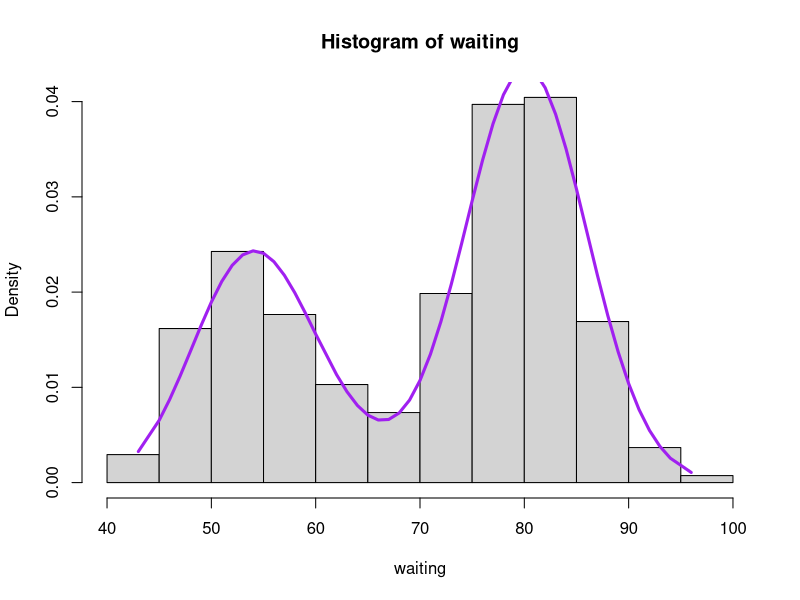
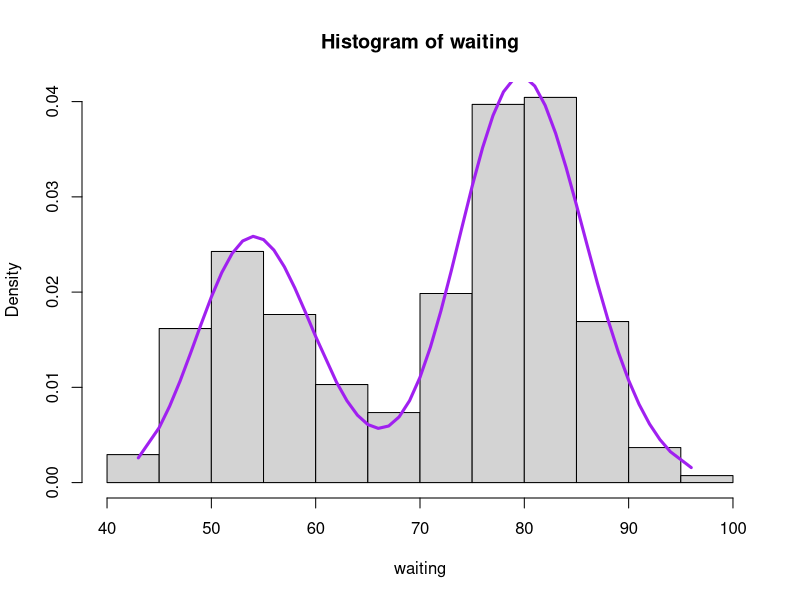
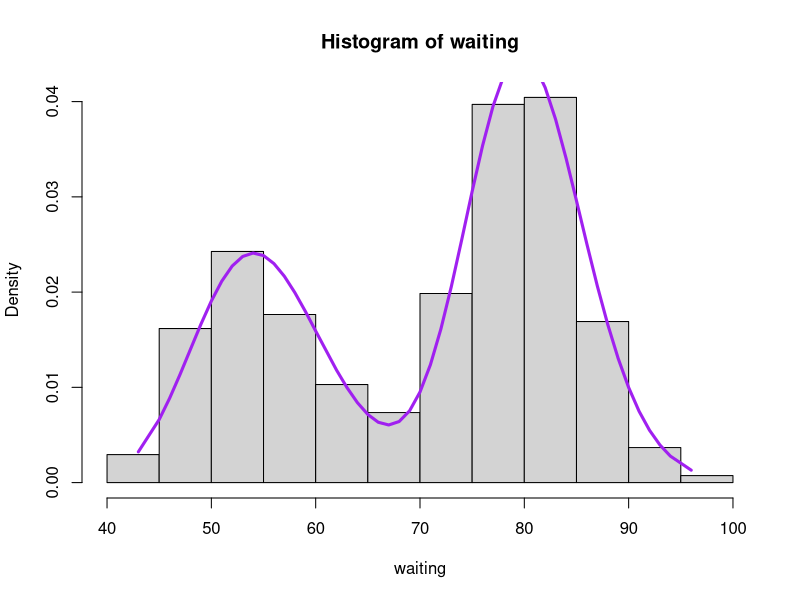

Here is the R script that generated these plots, in order:
## ---- chunk 1
knitr::opts_chunk$set(warning = FALSE, message = FALSE) 
## ---- chunk 2
attach(faithful)
waiting = sort(waiting)
## ---- chunk 3
NLL_Model1 <- function(theta, data)
{
  shape = theta[1]
  scale = theta[2]
  mu = theta[3]
  sigma = exp(theta[4])
  p = exp(theta[5])/(1+exp(theta[5]))
  n = length(data)
  l = 0
  
  for(i in 1:n)
  {
    l = l + log(p * dgamma(data[i], shape = shape, scale = scale)+
                  (1-p) * dnorm(data[i], mean = mu, sd = sigma))
  }
  return(-l)
}
## ---- chunk 4
p_hat = length(waiting[waiting<65])/length(waiting)
theta_initial1 = c(11, 5, 80, 6, 0.35)

fit_1 = optim(theta_initial1, NLL_Model1,
              data=waiting,
              control=list(maxit=1500))
theta_hat = fit_1$par

shape_hat = theta_hat[1]
scale_hat = theta_hat[2]
mu_hat = theta_hat[3]
sigma_hat = exp(theta_hat[4])
p_hat1 = exp(theta_hat[5])/(1+exp(theta_hat[5]))
## ---- chunk 5
d_mle1 = p_hat1*dgamma(waiting, shape = shape_hat, scale = scale_hat) +
  (1-p_hat1)*dnorm(waiting, mean=mu_hat, sd=sigma_hat)
hist(waiting, probability = T)
lines(waiting, d_mle1, lwd=3, col='purple')
## ---- chunk 6
NLL_Model2 <- function(theta, data)
{
  shape1 = theta[1]
  scale1 = theta[2]
  shape2 = theta[3]
  scale2 = theta[4]
  
  p = exp(theta[5])/(1+exp(theta[5]))
  n = length(data)
  l = 0
  
  for(i in 1:n)
  {
    l = l + log(p * dgamma(data[i], shape = shape1, scale = scale1)+
                  (1-p) * dgamma(data[i], shape = shape2, scale = scale2))
  }
  return(-l)
}
## ---- chunk 7
p_hat = length(waiting[waiting<65])/length(waiting)
theta_initial2 = c(11.5, 5, 24.5, 3, 0.35)

fit_2 = optim(theta_initial2, NLL_Model2,
              data=waiting,
              control=list(maxit=1500))
theta_hat = fit_2$par

shape1_hat = theta_hat[1]
scale1_hat = theta_hat[2]
shape2_hat = theta_hat[3]
scale2_hat = theta_hat[4]
p_hat2 = exp(theta_hat[5])/(1+exp(theta_hat[5]))
## ---- chunk 8
d_mle2 = p_hat2*dgamma(waiting, shape = shape1_hat, scale = scale1_hat) +
  (1-p_hat2)*dgamma(waiting, shape = shape2_hat, scale = scale2_hat)
hist(waiting, probability = T)
lines(waiting, d_mle2, lwd=3, col='purple')
## ---- chunk 9
NLL_Model3 <- function(theta, data)
{
  mu1 = theta[1]
  sigma1 = exp(theta[2])
  mu2 = theta[3]
  sigma2 = exp(theta[4])
  
  p = exp(theta[5])/(1+exp(theta[5]))
  n = length(data)
  l = 0
  
  for(i in 1:n)
  {
    l = l + log(p * dlnorm(data[i], meanlog = mu1, sdlog = sigma1)+
                  (1-p) * dlnorm(data[i], meanlog = mu2, sdlog = sigma2))
  }
  return(-l)
}
## ---- chunk 10
p_hat = length(waiting[waiting<65])/length(waiting)
#theta_initial3 = c(3.905, 0.12, 4.38, 0.075, 0.35)
theta_initial3 = c(4, 0.1, 4.85, 0.1, 0.35)

fit_3 = optim(theta_initial3, NLL_Model3,
              data=waiting,
              control=list(maxit=1500))
theta_hat = fit_3$par

mu1_hat = theta_hat[1]
sigma1_hat = exp(theta_hat[2])
mu2_hat = theta_hat[3]
sigma2_hat = exp(theta_hat[4])
p_hat3 = exp(theta_hat[5])/(1+exp(theta_hat[5]))
## ---- chunk 11
d_mle3 = p_hat3*dlnorm(waiting, meanlog = mu1_hat, sdlog = sigma1_hat)+
  (1-p_hat3)*dlnorm(waiting, meanlog = mu2_hat, sdlog = sigma2_hat)
hist(waiting, probability = T)
lines(waiting, d_mle3, lwd=3, col='purple')
## ---- chunk 12
get_AIC <- function(optim_fit) {
  2 * length(optim_fit$par) + 2 * optim_fit$value
}
## ---- chunk 13
library(dplyr)
AIC_scores <- tibble(
  AIC_model1 = get_AIC(fit_1),
  AIC_model2 = get_AIC(fit_2),
  AIC_model3 = get_AIC(fit_3)
)

AIC_scores
## ---- chunk 14
dMix<-function(x,theta){
  mu1 = theta[1]
  sigma1 = theta[2]
  mu2 = theta[3]
  sigma2 = theta[4]
  p = theta[5]

  f = p*dlnorm(x, meanlog = mu1, sdlog = sigma1) +
    (1-p)*dlnorm(x, meanlog = mu2, sdlog = sigma2)
  return(f)
}
## ---- chunk 15
integrate(dMix, 60, 70,
          c(mu1_hat, sigma1_hat,
            mu2_hat, sigma2_hat, p_hat3))
